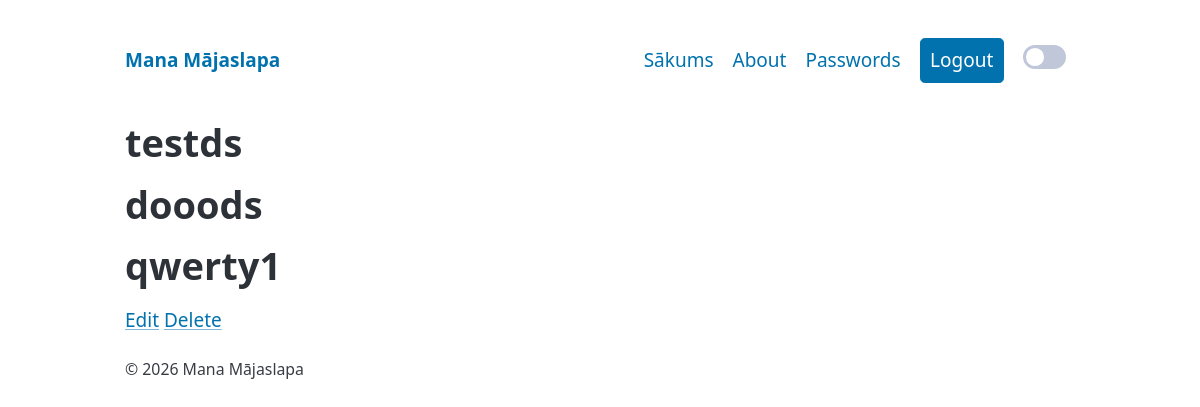
Screenshot of /password?id=6 (signed in) with the database file from the repository.
### tables this page shows
CREATE TABLE `passwords` (
  `id` int(11) NOT NULL,
  `name` varchar(255) NOT NULL,
  `login_data` text NOT NULL,
  `password` varchar(255) NOT NULL,
  `userID` int(11) DEFAULT NULL,
  `folder_id` int(11) DEFAULT NULL
);

### Core/functions.php (called while the page is built, shortened)
<?php
function base_path($path) {
    return BASE_PATH . $path;
}
function view($path, $attributes = [] ) {
    extract($attributes);
    require base_path("views/{$path}");
}

### Http/controllers/passwords/show.php (called while the page is built, shortened)
<?php
$db = App::resolve(Database::class);
$sql = "SELECT * FROM passwords WHERE id = :id";
$note = $db->query($sql, ['id' => $_GET['id']])->findOrFail();
view("passwords/showpassword.view.php", [
    'note' => $note
]);

### public/index.php (called while the page is built, shortened)
<?php
require BASE_PATH . 'Core/functions.php';
spl_autoload_register(function ($class) {
    $class = str_replace('\\', DIRECTORY_SEPARATOR, $class);
});
$router = new \Core\Router();
$path = parse_url($_SERVER['REQUEST_URI'], PHP_URL_PATH);
$method = $_POST['_method'] ?? $_SERVER['REQUEST_METHOD'];
require base_path('bootstrap.php');
$router->route($path, $method);

### Core/App.php (called while the page is built, shortened)
<?php
class App
{
    protected static $container;
    public static function setContainer ($container) {
        static::$container = $container;
    }
    public static function Container()
    {
        return static::$container;
    }
    public static function resolve($key) {
        return static::Container()->resolve($key);
    }
}

### Core/Container.php (called while the page is built, shortened)
<?php
class Container
{
    protected $bindings = [];
    public function bind($key, $resolver)
    {
        $this->bindings[$key] = $resolver;
    }
    public function resolve($key)
    {
        $resolver = $this->bindings[$key];
        return call_user_func($resolver);
    }
}

### config.php (called while the page is built)
<?php
return [
    'database' => [
        'host' => 'localhost',
        'port' => 3306,
        'dbname' => 'school_project',
        'charset' => 'utf8mb4'
    ]
];

### bootstrap.php (called while the page is built, shortened)
<?php
$container = new Container();
$container->bind('Core\Database', function () {
    $config = require base_path('config.php');
    return new Database($config['database']);
});

### Core/Database.php (called while the page is built, shortened)
<?php
class Database
{
    public $connection;
    public $statement;
    public function __construct($config, $username = 'root', $password = '')
    {
        $dns = 'mysql: ' . http_build_query($config, '', ';');
        $this->connection = new PDO($dns, $username, $password, [
            PDO::ATTR_DEFAULT_FETCH_MODE => PDO::FETCH_ASSOC
        ]);
    }
    public function query($query, $params = [])
    {
        $this->statement = $this->connection->prepare($query);
        $this->statement->execute($params);
        return $this;
    }
    public function find()
    {
        return $this->statement->fetch();
    }
    public function findOrFail(){
        $result = $this->find();
        return $result;
    }
}

### views/passwords/showpassword.view.php (the view)
<?php
require base_path("views/partials/header.php");
require base_path("views/partials/nav.php");
?>
<div class="container">
    <div>
        <h1><?= $note['name'] ?></h1>
        <h1><?= $note['login_data'] ?></h1>
        <h1><?= $note['password'] ?></h1>
    </div>
    <div class="buttons">
        <a href="/password/edit?id=<?= $note['id'] ?>">Edit</a>
        <a href="/password/popup?id=<?= $note['id'] ?>">Delete</a>
    </div>
</div>
<?php
require base_path("views/partials/footer.php");
?>

### Core/router.php (shortened to what this page needs)
<?php
class Router {
    protected $routes = [];
    public function add($uri, $controller, $method) {
        $this->routes[] = [
            'uri' => $uri,
            'controller' => $controller,
            'method' => $method,
            'middleware' => null
        ];
        return $this;
    }
    public function route($uri, $method) {
        foreach ($this->routes as $route) {
            if ($route['uri'] === $uri && $route['method'] === strtoupper($method)){
                return require base_path('Http/controllers/' . $route['controller']);
            }
        }
    }
    public function only($key)
    {
        $key_last = array_key_last($this->routes);
        $this->routes[$key_last]['middleware'] = $key;
    }
}

### views/partials/nav.php (shortened to what this page needs)
<header>
  <nav class="container">
    <ul>
      <li><a href="/"><strong>Mana Mājaslapa</strong></a></li>
    </ul>
    <ul>
      <li><a href="/">Sākums</a></li>
      <li><a href="/about">About</a></li>
      <?php if ($_SESSION['user'] ?? false) : ?>
      <li><a href="/passwords">Passwords</a></li>
      <?php endif; ?>
        <?php if ($_SESSION['user'] ?? false) : ?>
          <form action="/login" method="POST">
            <li><button class="register">Logout</button></li>
          </form>
        <?php else : ?>
          <li><a class="register" href="/register">Register</a></li>
        <?php endif; ?>
        <li>
          <label class="switch" title="Toggle theme">
            <input id="theme-switch" type="checkbox" role="switch" aria-label="Toggle theme">
          </label>
        </li>
    </ul>
  </nav>
</header>

### views/partials/footer.php
<footer class="container">
    <small>© 2026 Mana Mājaslapa</small>
</footer>
</body>
</html>

### public/style.css (style rules this page uses)
body { box-sizing: border-box; padding: 0 2rem; }

### rows the page displays
passwords: name "testds", login_data "dooods", password "qwerty1"
